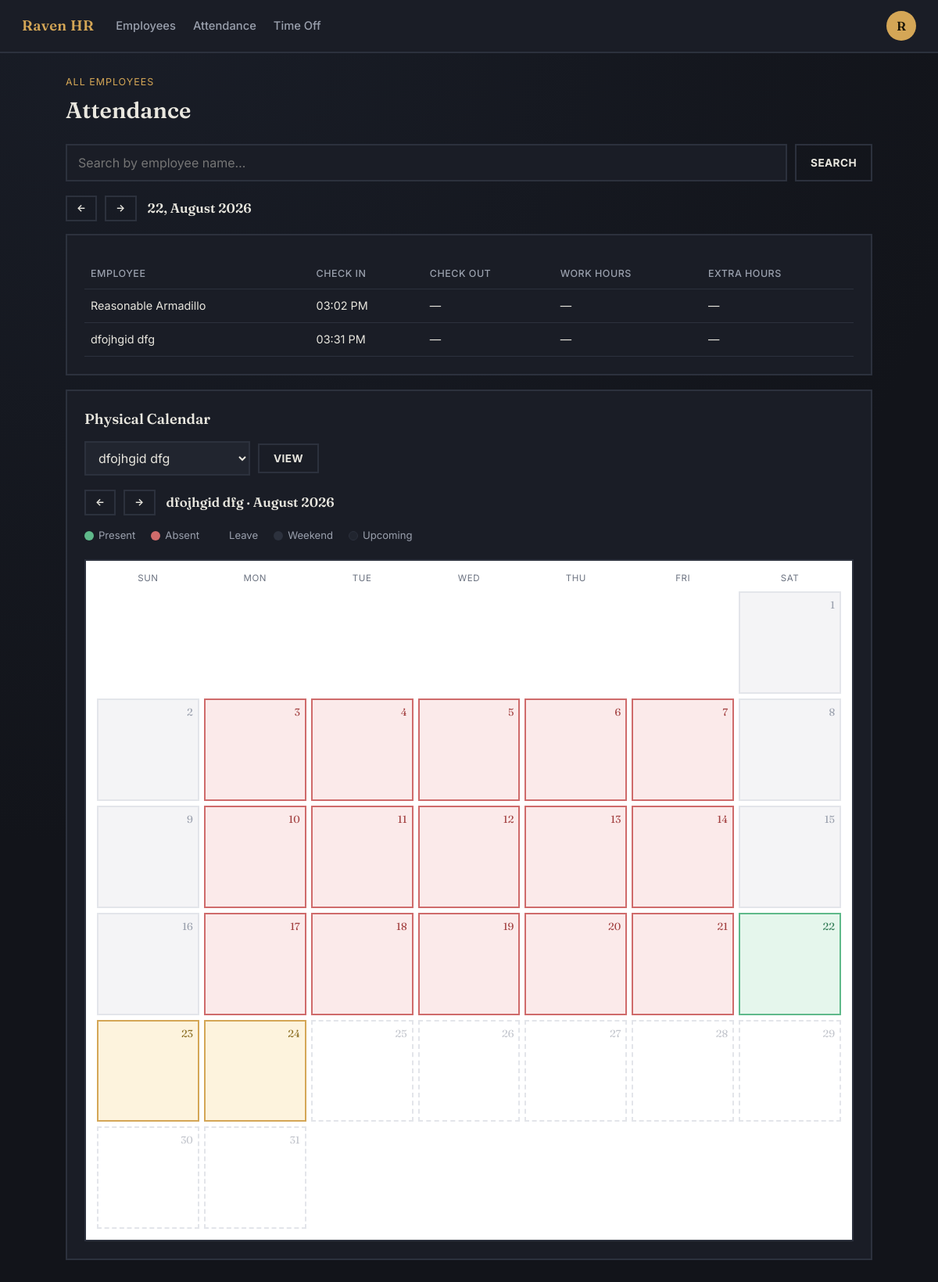
The app's page /attendance (signed in) with its own data.
### tables this page shows
CREATE TABLE attendance (
            id          INTEGER PRIMARY KEY AUTOINCREMENT,
            user_id     INTEGER NOT NULL,
            date        TEXT NOT NULL,
            check_in    TEXT NOT NULL,
            check_out   TEXT,
            FOREIGN KEY (user_id) REFERENCES users (id)
        );

### app.py (the view, shortened to what this page needs)
@app.route("/attendance")
@login_required
def attendance():
    from datetime import date, timedelta
    import calendar as _cal
    if session["role"] == "HR":
        q = request.args.get("q", "")
        try:
            selected_date = date.fromisoformat(request.args.get("date", ""))
        except ValueError:
            selected_date = date.today()
        records = models.get_attendance_for_date(session["company_id"], selected_date.isoformat(), q)
        today = date.today()
        employees_map = models.employees_by_id(session["company_id"])
        employees = sorted(
            ({"id": eid, "name": info["name"]} for eid, info in employees_map.items()),
            key=lambda e: e["name"].lower(),
        )
        cal_emp_id = request.args.get("emp_id", type=int)
        if cal_emp_id not in employees_map:
            cal_emp_id = employees[0]["id"] if employees else None
        try:
            cal_year = int(request.args.get("cal_year", today.year))
            cal_month = int(request.args.get("cal_month", today.month))
        except ValueError:
            cal_year, cal_month = today.year, today.month
        calendar_days = models.get_month_calendar(cal_emp_id, cal_year, cal_month) if cal_emp_id else []
        leading_blanks = (date(cal_year, cal_month, 1).weekday() + 1) % 7  # Sun-first offset
        cal_prev_month, cal_prev_year = (12, cal_year - 1) if cal_month == 1 else (cal_month - 1, cal_year)
        cal_next_month, cal_next_year = (1, cal_year + 1) if cal_month == 12 else (cal_month + 1, cal_year)
        return render_template(
            "attendance.html",
            is_admin=True,
            records=records,
            query=q,
            selected_date=selected_date,
            prev_date=(selected_date - timedelta(days=1)).isoformat(),
            next_date=(selected_date + timedelta(days=1)).isoformat(),
            employees=employees,
            cal_emp_id=cal_emp_id,
            cal_emp_name=employees_map[cal_emp_id]["name"] if cal_emp_id in employees_map else "",
            cal_year=cal_year,
            cal_month=cal_month,
            cal_month_label=f"{_cal.month_name[cal_month]} {cal_year}",
            cal_prev_year=cal_prev_year, cal_prev_month=cal_prev_month,
            cal_next_year=cal_next_year, cal_next_month=cal_next_month,
            calendar_days=calendar_days,
            leading_blanks=leading_blanks,
        )

### app.py (called while the page is built)
@app.context_processor
def inject_current_user_picture():
    picture = None
    if "user_id" in session:
        row = models.get_user(session["user_id"])
        if row:
            picture = row["profile_picture"]
    return {"current_user_picture": picture}

def login_required(view):
    @wraps(view)
    def wrapped(*args, **kwargs):
        if "user_id" not in session:
            flash("Please sign in to continue.", "error")
            return redirect(url_for("signin"))
        return view(*args, **kwargs)
    return wrapped

@app.after_request
def add_no_cache_headers(response):
    response.headers["Cache-Control"] = "no-store, no-cache, must-revalidate, max-age=0"
    response.headers["Pragma"] = "no-cache"
    return response

### models.py (called while the page is built, shortened)
def get_db():
    conn = sqlite3.connect(DB_PATH)
    conn.row_factory = sqlite3.Row
    conn.execute("PRAGMA foreign_keys = ON")
    return conn

def get_user(user_id: int):
    conn = get_db()
    try:
        return conn.execute("SELECT * FROM users WHERE id = ?", (user_id,)).fetchone()
    finally:
        conn.close()

def _work_extra_hours(check_in, check_out, standard_hours=STANDARD_SHIFT_HOURS):
    if not check_in or not check_out:
        return "—", "—"

def _row_with_hours(row, standard_hours=STANDARD_SHIFT_HOURS):
    d = dict(row)
    work, extra = _work_extra_hours(d.get("check_in"), d.get("check_out"), standard_hours)
    d["work_hours"] = work
    d["extra_hours"] = extra
    return d

def employees_by_id(company_id: int):
    conn = get_db()
    try:
        rows = conn.execute(
            "SELECT id, first_name, last_name FROM users WHERE company_id = ?",
            (company_id,),
        ).fetchall()
        return {
            r["id"]: {"name": f"{r['first_name']} {r['last_name']}".strip()}
            for r in rows
        }
    finally:
        conn.close()

### templates/attendance.html (shortened to what this page needs)
{% extends "base.html" %}
{% block content %}
<div class="container">
  <div class="page-head">
    <div>
      <p class="eyebrow">{{ 'All employees' if is_admin else 'Your records' }}</p>
      <h1>Attendance</h1>
    </div>
  </div>
  {% if is_admin %}
  <form class="search-row" method="GET" action="{{ url_for('attendance') }}">
    <input type="text" name="q" value="{{ query }}" placeholder="Search by employee name…">
    <button type="submit" class="btn btn--outline">Search</button>
  </form>
  <div class="date-nav">
    <a class="btn btn--outline btn--sm" href="{{ url_for('attendance', date=prev_date, q=query) }}">&larr;</a>
    <a class="btn btn--outline btn--sm" href="{{ url_for('attendance', date=next_date, q=query) }}">&rarr;</a>
    <span class="date-nav__label">{{ selected_date.strftime('%d, %B %Y') }}</span>
  </div>
  <section class="panel">
    {% if records %}
    <table class="salary-table">
      <thead>
        <tr><th>Employee</th><th>Check In</th><th>Check Out</th><th>Work Hours</th><th>Extra hours</th></tr>
      </thead>
      <tbody>
        {% for r in records %}
        <tr>
          <td>{{ r.emp_name }}</td>
          <td>{{ r.check_in }}</td>
          <td>{{ r.check_out or '—' }}</td>
          <td>{{ r.work_hours }}</td>
          <td>{{ r.extra_hours }}</td>
        </tr>
        {% endfor %}
      </tbody>
    </table>
    {% else %}
    <p class="empty-state">No one has checked in on {{ selected_date.strftime('%d %B %Y') }}{% if query %} matching "{{ query }}"{% endif %}.</p>
    {% endif %}
  </section>
  <section class="panel">
    <h2>Physical Calendar</h2>
    <form class="search-row calendar-emp-picker" method="GET" action="{{ url_for('attendance') }}">
      <select name="emp_id" onchange="this.form.submit()">
        {% for emp in employees %}
        <option value="{{ emp.id }}" {% if emp.id == cal_emp_id %}selected{% endif %}>{{ emp.name }}</option>
        {% endfor %}
      </select>
      <button type="submit" class="btn btn--outline">View</button>
    </form>
    {% if cal_emp_id %}
    <div class="date-nav">
      <a class="btn btn--outline btn--sm" href="{{ url_for('attendance', emp_id=cal_emp_id, cal_year=cal_prev_year, cal_month=cal_prev_month) }}">&larr;</a>
      <a class="btn btn--outline btn--sm" href="{{ url_for('attendance', emp_id=cal_emp_id, cal_year=cal_next_year, cal_month=cal_next_month) }}">&rarr;</a>
      <span class="date-nav__label">{{ cal_emp_name }} · {{ cal_month_label }}</span>
    </div>
    {% include "_attendance_calendar.html" %}
    {% else %}
    <p class="empty-state">No employees to show yet.</p>
    {% endif %}
  </section>
  {% endif %}
</div>
{% endblock %}

### templates/base.html (shortened to what this page needs)
<!DOCTYPE html>
<html lang="en">
<head>
  <link rel="stylesheet" href="{{ url_for('static', filename='style.css') }}">
</head>
<body>
  {% if session.get('user_id') %}
  <nav class="topnav">
    <a class="topnav__brand" href="{{ url_for('dashboard') }}">Raven HR</a>
    <div class="topnav__links">
      {% if session.get('role') == 'HR' %}
        <a href="{{ url_for('admin_dashboard') }}">Employees</a>
      {% else %}
        <a href="{{ url_for('employee_dashboard') }}">Dashboard</a>
      {% endif %}
      <a href="{{ url_for('attendance') }}">Attendance</a>
      <a href="{{ url_for('leave') }}">Time Off</a>
    </div>
    <div class="topnav__avatar" id="avatarMenu">
      <button class="avatar-btn" id="avatarBtn" type="button">
        {% if current_user_picture %}<img src="{{ url_for('static', filename=current_user_picture) }}" alt="">{% else %}{{ session.get('name','?')[0] }}{% endif %}
      </button>
    </div>
  </nav>
  {% else %}
  <h1 class="page-title">Human Resource Management System</h1>
  {% endif %}
  {% block content %}{% endblock %}
</body>
</html>

### templates/_attendance_calendar.html
<div class="legend calendar-legend">
  <span><i class="status-dot status-dot--present"></i> Present</span>
  <span><i class="status-dot status-dot--absent"></i> Absent</span>
  <span><i class="status-dot status-dot--leave"></i> Leave</span>
  <span><i class="status-dot status-dot--weekend"></i> Weekend</span>
  <span><i class="status-dot status-dot--future"></i> Upcoming</span>
</div>
<div class="calendar">
  <div class="calendar__weekdays">
    <span>Sun</span><span>Mon</span><span>Tue</span><span>Wed</span>
    <span>Thu</span><span>Fri</span><span>Sat</span>
  </div>
  <div class="calendar__grid">
    {% for _ in range(leading_blanks) %}
    <div class="calendar__day calendar__day--empty"></div>
    {% endfor %}
    {% for d in calendar_days %}
    <div class="calendar__day calendar__day--{{ d.status }}"
         title="{{ d.date }} — {{ d.status|capitalize }}{% if d.check_in %} · In {{ d.check_in }}{% endif %}{% if d.check_out %} · Out {{ d.check_out }}{% endif %}">
      <span class="calendar__day-num">{{ d.day }}</span>
    </div>
    {% endfor %}
  </div>
</div>

### records on screen
attendance: emp_name "Reasonable Armadillo", check_in "03:02 PM", check_out "—", work_hours "—", extra_hours "—"
attendance: emp_name "dfojhgid dfg", check_in "03:31 PM", check_out "—", work_hours "—", extra_hours "—", day "22"

### other values on screen
{{ session.get('name','?')[0] }} "R"
{{ 'All employees' if is_admin else 'Your records' }} "ALL EMPLOYEES"
{{ selected_date.strftime('%d, %B %Y') }} "22, August 2026"
{{ cal_emp_name }} "dfojhgid dfg"
{{ cal_month_label }} "August 2026"
{{ d.day }} "1" "2" "3" "4" "5" "6" "7" "8" "9" "10" "11" "12" "13" "14" "15" "16" "17" "18" "19" "20" "21" "23" "24" "25" "26" "27" "28" "29" "30" "31"
form field emp_id "dfojhgid dfg"
